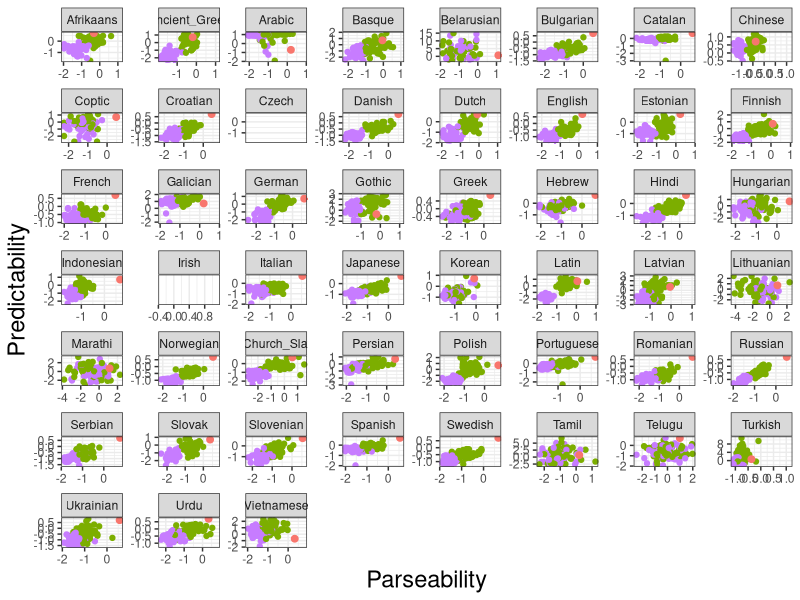

Here is the R script that generated this plot:
# per language


library(lme4)
library(tidyr)
library(dplyr)
library(ggplot2)
#depl = read.csv("../../../grammars/dependency_length/total_summary_funchead_coarse.tsv", sep="\t")# %>% rename(Quality=AverageLength)

# Read predictability estimates
dataS =  read.csv("../../../grammars/plane/controls/plane-fixed-withoutPOS.tsv", sep="\t") %>% mutate(Model = as.character(Model)) %>% mutate(Orderings="deterministic")
dataS2 =  read.csv("../../../grammars/plane/controls/plane-fixed-withoutPOS-nondeterministic.tsv", sep="\t") %>% mutate(Model = as.character(Model)) %>% mutate(Orderings="nondeterministic") %>% filter(grepl("RANDOM", Type))
dataS = rbind(dataS, dataS2)
dataS = dataS %>% group_by(Language, Type, Model, Orderings) %>% summarise(Surp = mean(Surp, na.rm=TRUE))
dataS = as.data.frame(dataS)

# Read parseability estimates
dataP =  read.csv("../../../grammars/plane/controls/plane-parse-lexicalized2.tsv", sep="\t") %>% mutate(Model = as.character(Model)) %>% mutate(Orderings="deterministic")
dataP2 =  read.csv("../../../grammars/plane/controls/plane-parse-lexicalized-nondeterministic.tsv", sep="\t") %>% mutate(Model = as.character(Model)) %>% mutate(Orderings="nondeterministic") %>% filter(grepl("RANDOM", Type))
dataP = rbind(dataP, dataP2)
dataP = dataP %>% group_by(Language, Type, Model, Orderings) %>% summarise(UAS = mean(UAS, na.rm=TRUE), Pars = mean(ParsU, na.rm=TRUE))
dataP = as.data.frame(dataP)

# Ensure everything is treated as a string, not a factor, to ensure the frames can be merged
dataS = dataS %>% mutate(Type = as.character(Type))
dataP = dataP %>% mutate(Type = as.character(Type))
dataS = dataS %>% mutate(Model = as.character(Model))
dataP = dataP %>% mutate(Model = as.character(Model))
dataS = dataS %>% mutate(Language = as.character(Language))
dataP = dataP %>% mutate(Language = as.character(Language))
data = merge(dataS, dataP, by=c("Language", "Model", "Type", "Orderings"), all.x=TRUE, all.y=TRUE)

# Collapse all five groups of random grammars (10 random grammars per group per language)
data = data %>% mutate(Type = ifelse(Type == "manual_output_funchead_RANDOM2", "manual_output_funchead_RANDOM", as.character(Type)))
data = data %>% mutate(Type = ifelse(Type == "manual_output_funchead_RANDOM3", "manual_output_funchead_RANDOM", as.character(Type)))
data = data %>% mutate(Type = ifelse(Type == "manual_output_funchead_RANDOM4", "manual_output_funchead_RANDOM", as.character(Type)))
data = data %>% mutate(Type = ifelse(Type == "manual_output_funchead_RANDOM5", "manual_output_funchead_RANDOM", as.character(Type)))





dataComp = data
dataCompBaseline = dataComp %>% filter(grepl("RANDOM", Type))
dataCompGround = dataComp %>% filter(Orderings=="deterministic", Type == "manual_output_funchead_ground_coarse_final") %>% select(Language, Surp, Pars) %>% rename(SurpGround = Surp) %>% rename(ParsGround = Pars) %>% mutate(EffGround = ParsGround + 0.9*SurpGround) %>% group_by(Language)
dataComp = merge(dataCompBaseline, dataCompGround, by=c("Language"))

dataComp$Eff = dataComp$Pars + 0.9*dataComp$Surp

u = dataComp %>% group_by(Language) %>% summarise(BetterSurp = sum(Surp > SurpGround, na.rm=TRUE), WorseSurp = sum(Surp <= SurpGround, na.rm=TRUE), TotalSurp = BetterSurp+WorseSurp, BetterFracSurp = BetterSurp/TotalSurp, BetterPars = sum(Pars > ParsGround, na.rm=TRUE), WorsePars = sum(Pars <= ParsGround, na.rm=TRUE), TotalPars = BetterPars+WorsePars, BetterFracPars = BetterPars/TotalPars, BetterEff = sum(Eff > EffGround, na.rm=TRUE), WorseEff = sum(Eff <= EffGround, na.rm=TRUE), TotalEff = BetterEff+WorseEff, BetterFracEff = BetterEff/TotalEff )










#data = merge(data, depl %>% select(Language, Model,AverageLengthPerWord) %>% mutate(Model = as.character(Model)), by=c("Language", "Model"), all.x=TRUE)
data = data %>% mutate(Two = 0.9*Surp+Pars)

data2 = rbind(data)
data2 = data2 %>% group_by(Language, Type) %>% summarise(Surp=mean(Surp, na.rm=TRUE), Pars=mean(Pars, na.rm=TRUE)) %>% group_by(Language) %>% mutate(MeanSurp = mean(Surp, na.rm=TRUE), SDSurp = sd(Surp, na.rm=TRUE)) %>% mutate(MeanPars = mean(Pars, na.rm=TRUE), SDPars = sd(Pars, na.rm=TRUE))
plot = ggplot(data2, aes(x=(Pars-MeanPars)/SDPars, y=(Surp-MeanSurp)/SDSurp, color=Type, group=Type)) +geom_point()
#plot = ggplot(data, aes(x=(Pars), y=(Surp), color=Type, group=Type)) +geom_point()


#dataMean = data %>% group_by(Language) %>% summarise(MeanSurp = mean(Surp), SDSurp = sd(Surp)+0.0001)
#data_ = merge(data, dataMean, by=c("Language"))
#dataMean = data %>% group_by(Language) %>% summarise(MeanUAS = mean(UAS), SDUAS = sd(UAS)+0.0001)
#data_ = merge(data_, dataMean, by=c("Language"))
#
#plot = ggplot(data_, aes(x=(UAS), y=(Surp-MeanSurp), color=Type, group=Type)) +geom_point()

dataPBest = data %>% filter(Type == "manual_output_funchead_two_coarse_parser_best_balanced", Orderings == "deterministic") %>% group_by(Language) %>% summarise(Pars = min(Pars, na.rm=TRUE))
data2Best = data %>% filter(Type == "manual_output_funchead_two_coarse_lambda09_best_large", Orderings == "deterministic") %>% group_by(Language) %>% summarise(Two = min(Two, na.rm=TRUE))
dataSBest = data %>% filter(Type == "manual_output_funchead_langmod_coarse_best_balanced", Orderings == "deterministic") %>% group_by(Language) %>% summarise(Surp = min(Surp, na.rm=TRUE))

dataP = data %>% filter(Type == "manual_output_funchead_two_coarse_parser_best_balanced", Orderings == "deterministic") #%>% mutate(Orderings=NULL)
data2 = data %>% filter(Type == "manual_output_funchead_two_coarse_lambda09_best_large", Orderings == "deterministic") #%>% mutate(Orderings=NULL)
dataS = data %>% filter(Type == "manual_output_funchead_langmod_coarse_best_balanced", Orderings == "deterministic") #%>% mutate(Orderings=NULL)

dataP = merge(dataP, dataPBest, by=c("Language", "Pars"))
data2 = merge(data2, data2Best, by=c("Language", "Two"))
dataS = merge(dataS, dataSBest, by=c("Language", "Surp"))


dataRandom = data %>% filter(grepl("RANDOM", Type))
#dataDepL = data %>% filter(grepl("depl", Type)) #%>% filter(Model %in% deplBest) ###%>% group_by(Language) %>% summarise(Surp = mean(Surp), Pars = mean(Pars))
dataGround = data %>% filter(grepl("ground", Type)) #%>% group_by(Language) %>% summarise(Surp = mean(Surp), Pars = mean(Pars))
#dataReal = data %>% filter(grepl("REAL", Type)) #%>% group_by(Language) %>% summarise(Surp = mean(Surp), Pars = mean(Pars))


D = dataGround %>% select(Language, Type, Model)
#write.csv(D, file="../strongest_models/models-mle.csv")




#dataDepLBest = dataDepL %>% group_by(Language) %>% summarise(AverageLengthPerWord = min(AverageLengthPerWord))
#dataDepL = merge(dataDepL, dataDepLBest, by=c("Language", "AverageLengthPerWord"))

#D = dataDepL %>% select(Language, Type, Model, AverageLengthPerWord)
#write.csv(D, file="../strongest_models/best-depl.csv")




data = rbind(dataP, data2)
data = rbind(data, dataS)
data = rbind(data, dataRandom)
#data = rbind(data, dataDepL)
data = rbind(data, dataGround)
#data = rbind(data, dataReal)


#data2 = data2 %>% %>% group_by(Language) %>% mutate(MeanSurp = mean(Surp, na.rm=TRUE), SDSurp = sd(Surp, na.rm=TRUE)) %>% mutate(MeanPars = mean(Pars, na.rm=TRUE), SDPars = sd(Pars, na.rm=TRUE))

dataMean = data %>% group_by(Language, Type) %>% summarise(Surp=mean(Surp, na.rm=TRUE)) %>% group_by(Language) %>% summarise(MeanSurp = mean(Surp, na.rm=TRUE), SDSurp = sd(Surp, na.rm=TRUE)+0.0001)
#write.csv(dataMean, file="surp-z.csv")
data = merge(data, dataMean, by=c("Language"))
#dataDepL = merge(dataDepL, dataMean, by=c("Language"))
dataMean = data %>% group_by(Language, Type) %>% summarise(Pars=mean(Pars, na.rm=TRUE)) %>% group_by(Language) %>% summarise(MeanPars = mean(Pars, na.rm=TRUE), SDPars = sd(Pars, na.rm=TRUE)+0.0001)
#write.csv(dataMean, file="pars-z.csv")
data = merge(data, dataMean, by=c("Language"))
#dataDepL = merge(dataDepL, dataMean, by=c("Language"))

dataMean = data %>% filter(grepl("RANDOM", Type)) %>% group_by(Language) %>% summarise(MeanSurpRand = mean(Surp, na.rm=TRUE), SDSurpRand = sd(Surp, na.rm=TRUE)+0.0001)
data = merge(data, dataMean, by=c("Language"))
#dataDepL = merge(dataDepL, dataMean, by=c("Language"))
dataMean = data %>% filter(grepl("RANDOM", Type)) %>% group_by(Language) %>% summarise(MeanParsRand = mean(Pars, na.rm=TRUE), SDParsRand = sd(Pars, na.rm=TRUE)+0.0001)
data = merge(data, dataMean, by=c("Language"))
#dataDepL = merge(dataDepL, dataMean, by=c("Language"))



D = data %>% filter(Type == "manual_output_funchead_two_coarse_lambda09_best_large", Orderings == "deterministic") %>% select(Language, Type, Model, Pars, Surp)
#write.csv(D, file="best-two-lambda09-best-balanced.csv")


D = data %>% filter(Type == "manual_output_funchead_langmod_coarse_best_balanced", Orderings == "deterministic") %>% select(Language, Type, Model, Surp)
#write.csv(D, file="../strongest_models/best-langmod-best-balanced.csv")


D = data %>% filter(Type == "manual_output_funchead_two_coarse_parser_best_balanced", Orderings == "deterministic") %>% select(Language, Type, Model, Pars)
#write.csv(D, file="best-parse-best-balanced.csv")






plot = ggplot(data, aes(x=(Pars-MeanPars)/SDPars, y=(Surp-MeanSurp)/SDSurp, color=Type, group=Type)) +geom_point()
plot = ggplot(data, aes(x=(Pars-MeanPars), y=(Surp-MeanSurp), color=Type, group=Type)) +geom_point()

plot = ggplot(data, aes(x=(Pars-MeanPars)/SDPars, y=(Surp-MeanSurp)/SDSurp, color=Type, group=Type)) +geom_point() + facet_wrap(~Language, scales="free")

plot = ggplot(data, aes(x=(Pars-MeanPars), y=(Surp-MeanSurp), color=Type, group=Type)) +geom_point() + facet_wrap(~Language)


data = data %>% mutate(Pars_z = (Pars-MeanPars)/SDPars, Surp_z=(Surp-MeanSurp)/SDSurp)

subData = data %>% filter(Type %in% c("manual_output_funchead_two_coarse_parser_best_balanced", "manual_output_funchead_two_coarse_lambda09_best_large", "manual_output_funchead_langmod_coarse_best_balanced"))

subData = subData[order(subData$Type),]

Step = c()
Surp_z = c()
Pars_z = c()
Language = c()
for(language in unique(subData$Language)) {
   u = subData %>% filter(Language == language)

   # Pareto hull

   # Find the maximum predictability end, with the associated parseability
   pred = min(u$Surp_z)
   pars = (u %>% filter(Type == "manual_output_funchead_langmod_coarse_best_balanced"))$Pars_z[1]

   Surp_z = c(Surp_z, pred)
   Pars_z = c(Pars_z, pars)
   Language = c(Language, language)
   Step = c(Step, 1)

   # Find the maximum efficiency end
   pred = (u %>% filter(Type == "manual_output_funchead_two_coarse_lambda09_best_large"))$Surp_z[1]
   pars = (u %>% filter(Type == "manual_output_funchead_two_coarse_lambda09_best_large"))$Pars_z[1]

   Surp_z = c(Surp_z, pred)
   Pars_z = c(Pars_z, pars)
   Language = c(Language, language)
   Step = c(Step, 2)

   # Find the maximum parseability end, with the associated predictability
   pred = (u %>% filter(Type == "manual_output_funchead_two_coarse_parser_best_balanced"))$Surp_z[1]
   pars = min(u$Pars_z)

   Surp_z = c(Surp_z, pred)
   Pars_z = c(Pars_z, pars)
   Language = c(Language, language)
   Step = c(Step, 3)

}

subData = data.frame(Language=Language, Surp_z=Surp_z, Pars_z=Pars_z)
subData$Type = "Pareto"
subData$Orderings = "deterministic"

plot = ggplot(data %>% filter(Type %in% c("manual_output_funchead_RANDOM", "manual_output_funchead_ground_coarse_final")) %>% filter(Surp_z < 3), aes(x=-Pars_z, y=-Surp_z, color=paste(Orderings,Type), group=paste(Orderings,Type)))
plot = plot + geom_point()
plot = plot + geom_path(data=subData, aes(x=-Pars_z, y=-Surp_z, group=1), size=1.5)
plot = plot + geom_point(data=data %>% filter(Type == "manual_output_funchead_ground_coarse_final"), size=2)
plot = plot + facet_wrap(~Language, scales="free")
plot = plot + theme_bw()
plot = plot + scale_x_continuous(name="Parseability") + scale_y_continuous(name="Predictability")
plot = plot + theme(legend.title = element_blank())  
plot = plot + guides(color=guide_legend(nrow=2,ncol=4,byrow=TRUE)) 
plot = plot + theme(legend.title = element_blank(), legend.position="bottom")
plot = plot + theme(axis.title.x = element_text(size=17))
plot = plot + theme(axis.title.y = element_text(size=17))
plot = plot + theme(legend.text = element_text(size=12))
plot = plot + theme(legend.margin=margin(t = 0, unit='cm'))
plot = plot + theme(legend.position = "none")
ggsave(plot, file="pareto-plane-perLanguage-lexicalized-mle-comparison.pdf", width=12, height=12)





